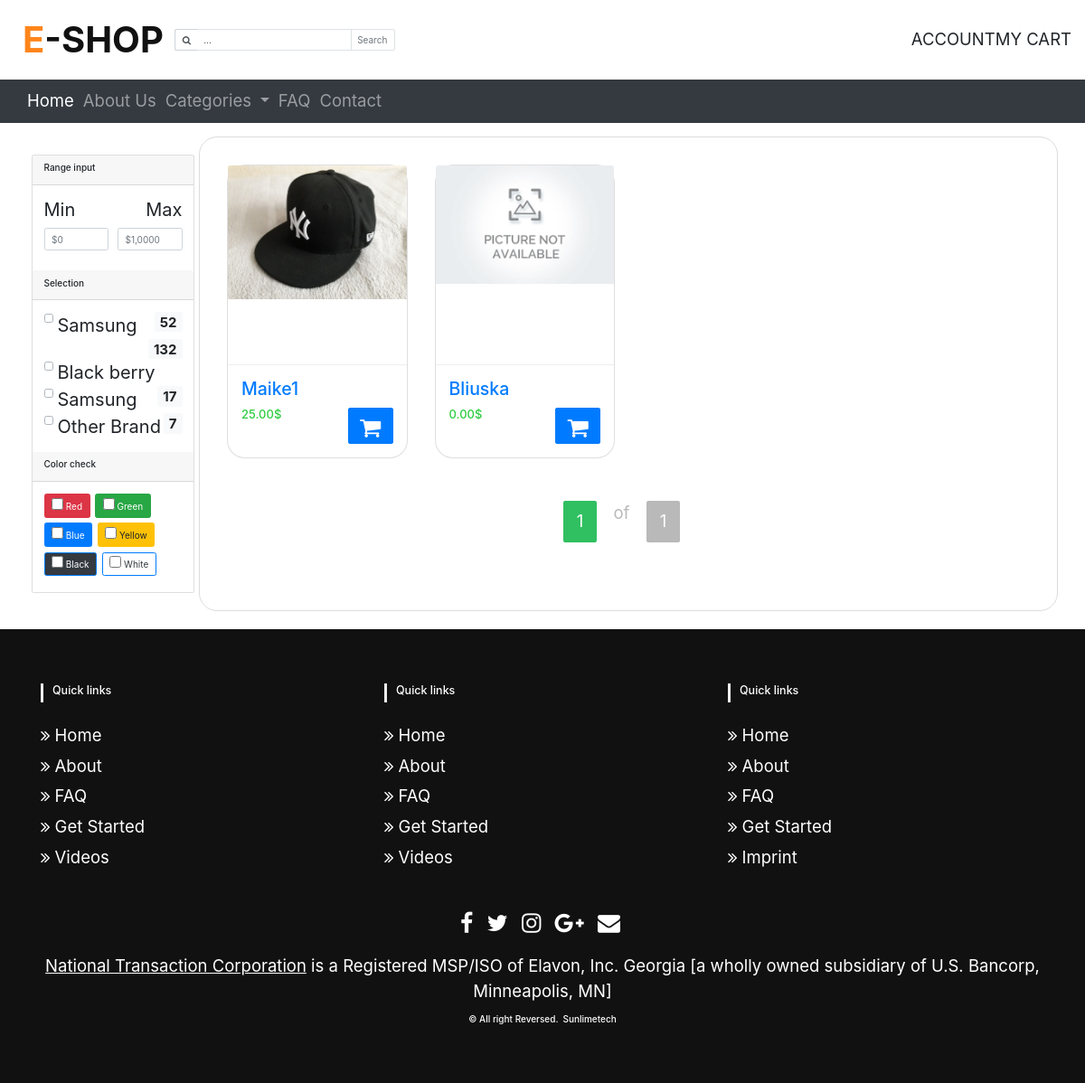
The page / on the database its author committed.
### products/models.py (models this page shows, shortened)
class Product(models.Model):
    title = models.CharField(max_length=30)
    price = models.DecimalField(decimal_places=2, max_digits=7, default=0)
    productCode = models.CharField(max_length=30, default="")
    categories = models.ForeignKey(Category, default=1, blank=True, on_delete=models.CASCADE)
    properties = models.ManyToManyField(Property)

class ProductImage(models.Model):
    product = models.ForeignKey(Product, null=True, on_delete=models.CASCADE)
    image = models.ImageField(upload_to=  upload_path_handler)

### frontend/views.py (the view)
# urls.py: 2. Add a URL to urlpatterns:  path('', views.home, name='home')
def home(request, products=None):
  if not products:
    products = product_helpers.get_products(request)
  paginator = Paginator(products, 9)
  page = request.GET.get('page')
  products = paginator.get_page(page)
  return render(request, 'frontend/home.html', {
    "products": products,
    })

### eshop/context_processors.py (called while the page is built)
def categories_list(request):
    categories_list = Category.objects.filter(level__lte=1)
    for v in categories_list:
        print(v)
    return {'categories': categories_list}

### products/models.py (called while the page is built)
    def __str__(self):
        parent = ""
        if(self.parent is not None):
             parent = self.parent
        return '%s / %s' % (parent, self.name)

### products/views.py (called while the page is built)
def get_products(request):
    products  = Product.objects.all()
    return products

### frontend/templates/frontend/home.html (shortened to what this page needs)
{% extends "frontend/base.html" %} {% block content %}
<div class="container-fluid">
  <div class="row p-4">
    <div class="col-md-2 side-menu-container">
      <div class="row">
        {% include "frontend/components/filterSide.html" %}
      </div>
    </div>
    <div class="col-md-10 product-container d-flex flex-column ">
      <div class="row flex-column  ">
        <div class="col">
          <div class="row">
            {% include "frontend/components/products.html" %}
          </div>
        </div>
        <div class="col justify-content-center pagination">
          {% include "frontend/components/product-pagination.html" %}
        </div>
      </div>
    </div>
    {% endblock %}

### frontend/templates/frontend/components/products.html (shortened to what this page needs)
{% if products %}
  {% for product in products %}
    <div class="col-md-3">
      <figure class="card card-product">
        <a class="img-wrap" href="{% url 'product-view' product_id=product.id %}">
          {% if product.productimage_set.first %}
            <img
              src="{{ product.productimage_set.first.image.url }}"
            />
          {% else %}
            <img
              src="media/other/default-image.png"
            />
          {% endif %}
        </a>
        <figcaption class="info-wrap">
          <h6 class="title text-dots"><a  href="{% url 'product-view' product_id=product.id %}" >{{product.title}}</a></h6>
          <div class="action-wrap">
            <a href="{% url 'product-view' product_id=product.id %}" class="btn btn-primary btn-sm float-right cart-logo">
              <i class="fa fa-shopping-cart"></i>
            </a>
            <div class="price-wrap h5">
              <span class="price-new">{{product.price}}$</span>
            </div>
          </div>
        </figcaption>
      </figure>
    </div>
  {% endfor %}
{% else %}
  <p class="text-danger">Currently, there  is no products for this category...</p>
{% endif %}

### frontend/static/css/style.css (style rules this page uses)
html { font-size: 62.5%; }
body { font-size: 1.85rem; }
.side-menu-container { padding: 2rem; font-size: 2rem; }
.btn { cursor: pointer; }
.product-container { padding: 3rem; border: 1px solid gainsboro !important; border-radius: 2rem 2rem; }
.card-product { border-radius: 2rem 2rem; }
.card-product:after { content: ""; display: table; clear: both; visibility: hidden; }
.card-product .price-new, .card-product .price { margin-right: 5px; color: #2ecc40; }
.price-old, .price-new { font-size: 1.3rem !important; }
.card-product .img-wrap { border-radius: 3px 3px 0 0; overflow: hidden; position: relative; height: 220px; text-align: center; }
.card-product .img-wrap img { max-height: 100%; max-width: 100%; object-fit: cover; }
.card-product .info-wrap { overflow: hidden; padding: 15px; border-top: 1px solid #eee; }
.card-product .action-wrap { padding-top: 4px; margin-top: 4px; }
.card-product .title { font-size: 1.95rem !important; margin-top: 0; }
.cart-logo { font-size: 2.5rem; height: 4rem; width: 5rem; }
.pagination { text-align: center; margin-top: 1em; }

### rows shown on the page
Product: productimage_set.first.image (picture), title "Maike1", price "25.00"
Product: title "Bliuska", price "0.00"

### other values the page prints
{{ products.number }} "1"
{{ products.paginator.num_pages }} "1"
